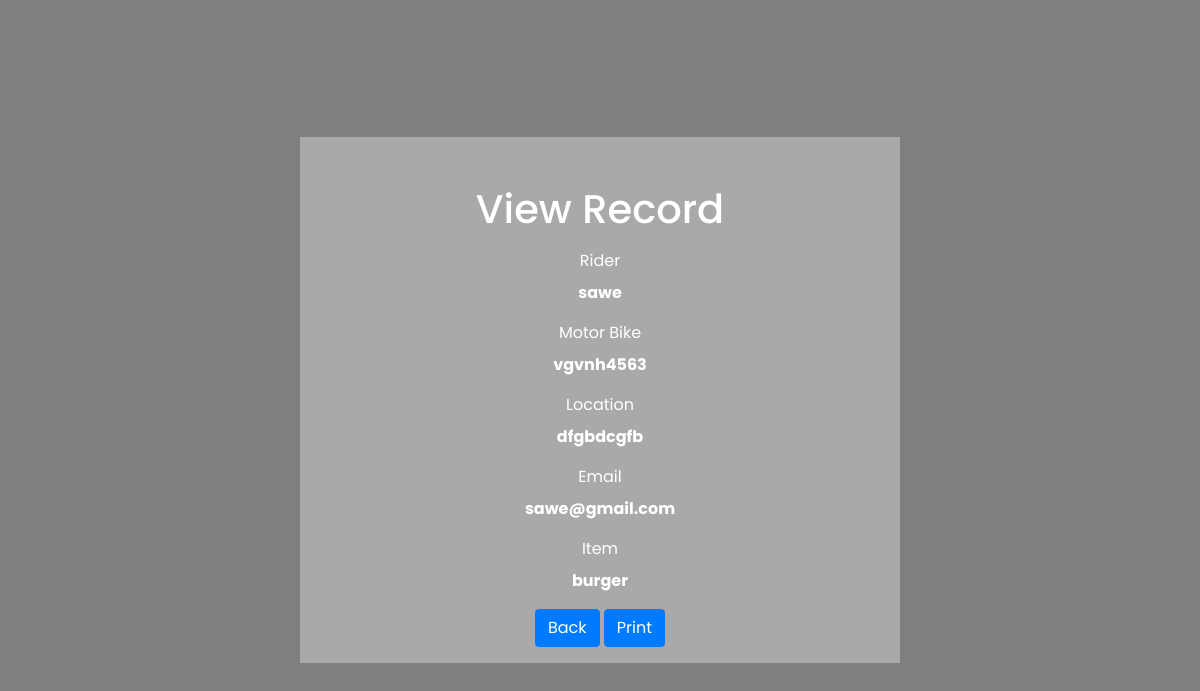
/test/view.php?id=5, run on the app's committed database.
### tables this page shows
CREATE TABLE `delever` (
  `id` int(100) NOT NULL,
  `rider` varchar(100) NOT NULL,
  `mbn` varchar(100) NOT NULL,
  `loc` varchar(100) NOT NULL,
  `email` varchar(100) NOT NULL,
  `item` varchar(500) NOT NULL
);

### test/view.php (the view, shortened to what this page needs)
<?php
if(isset($_GET["id"]) && !empty(trim($_GET["id"]))){
    require_once "config.php";
    $sql = "SELECT * FROM delever WHERE id = ?";
    if($stmt = mysqli_prepare($link, $sql)){
        mysqli_stmt_bind_param($stmt, "i", $param_id);
        if(mysqli_stmt_execute($stmt)){
            $result = mysqli_stmt_get_result($stmt);
            if(mysqli_num_rows($result) == 1){
                $row = mysqli_fetch_array($result, MYSQLI_ASSOC);
            } else{
                header("location: error.php");
                exit();
            }
        } else{
            echo "Oops! Something went wrong. Please try again later.";
        }
    }
} else{
    header("location: error.php");
    exit();
}
?>
<!DOCTYPE html>
<html lang="en">
<head>
    <link rel="stylesheet" href="https://stackpath.bootstrapcdn.com/bootstrap/4.5.2/css/bootstrap.min.css">
    <link rel="stylesheet" type="text/css" href="styleee.css">
</head>
<body>
    <div class="nav">
    <div class="wrapper">
        <div class="container-fluid">
            <div class="row">
                <div class="col-md-12">
                    <h1 class="mt-5 mb-3" style="color:white;">View Record</h1>
                    <div class="form-group">
                        <label style="color:white;">Rider</label>
                        <p style="color:white;"><b><?php echo $row["rider"]; ?></b></p>
                    </div>
                    <div class="form-group">
                        <label style="color:white;">Motor Bike</label>
                        <p style="color:white;"><b><?php echo $row["mbn"]; ?></b></p>
                    </div>
                    <div class="form-group">
                        <label style="color:white;">Location</label>
                        <p style="color:white;"><b><?php echo $row["loc"]; ?></b></p>
                    </div>
                    <div class="form-group">
                        <label style="color:white;">Email</label>
                        <p style="color:white;"><b><?php echo $row["email"]; ?></b></p>
                    </div>
                    <div class="form-group">
                        <label style="color:white;">Item</label>
                        <p style="color:white;"><b><?php echo $row["item"]; ?></b></p>
                    </div>
                    <p><a href="deltab.php" class="btn btn-primary">Back</a>
                    <button onclick="window.print();" class="btn btn-primary" id="print-btn">Print</button><p>
                </div>
            </div>
        </div>
    </div>
    </div><br>
</body>
</html>

### test/styleee.css (style rules this page uses)
* { margin: 0; padding: 0; box-sizing: border-box; font-family: 'Poppins', sans-serif; }
body { width: 100%; min-height: 100vh; background-image: linear-gradient(rgba(0,0,0,.5), rgba(0,0,0,.5)), url(bag.jpg); background-position: center; background-size: cover; display: flex; justify-content: center; align-items: center; }

### test/view.php (style rules this page uses)
.wrapper { width: 600px; margin: 0 auto; }
.nav { background-color: darkgray; list-style-type: none; text-align: center; margin: 0; padding: 0; }

### data on the page
delever: rider "sawe", mbn "vgvnh4563", loc "dfgbdcgfb", email "sawe@gmail.com", item "burger"
